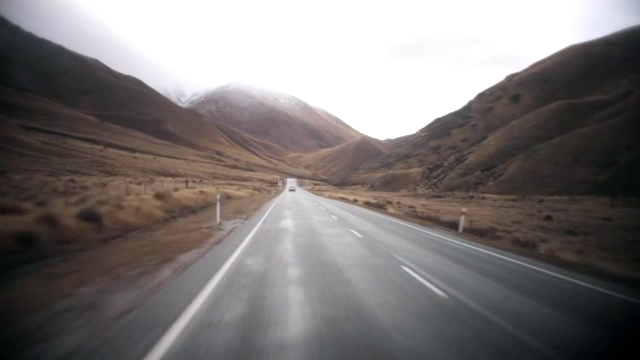
#> input picture frame 23 of lane_detection_video.mp4, 640 x 360 px, given in place of the camera
$ jupyter execute Algo.ipynb   (text cells are left out)
#> lines starting #> are read from the running program, lines starting #| are printed output that depends on the picture
[cell 1]
import numpy as np
import pandas as pd
import cv2

[cell 2]
cap = cv2.VideoCapture(0)

print(cap.read())

while cap.read():
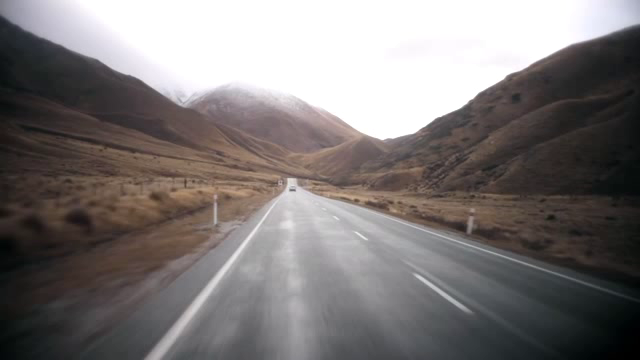
#> input picture frame 24 of lane_detection_video.mp4, 640 x 360 px, given in place of the camera
    res , frame = cap.read()
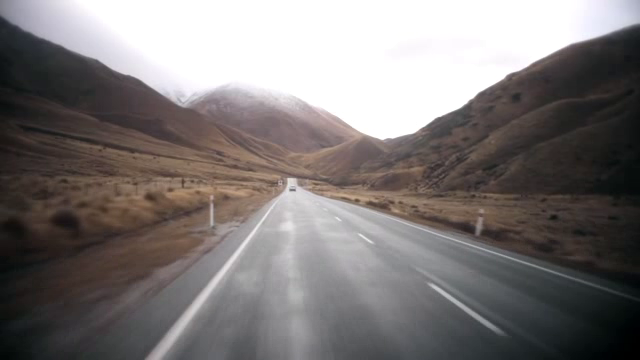
#> input picture frame 25 of lane_detection_video.mp4, 640 x 360 px, given in place of the camera
#> frame is the input picture: shape (360, 640, 3); mean B, G, R 118.8, 119.6, 124.6
    if res == True:
        frame = cv2.imshow('video',frame)
        if cv2.waitKey(1) & 0xFF  == ord('q'):
#> (key q is pressed here)
            break
    else:
        break
cap.release()
cv2.destroyAllWindows()

[cell 3]
def individual_frame(image_frame):
    sol = cv2.cvtColor(image_frame,cv2.COLOR_BGR2GRAY)
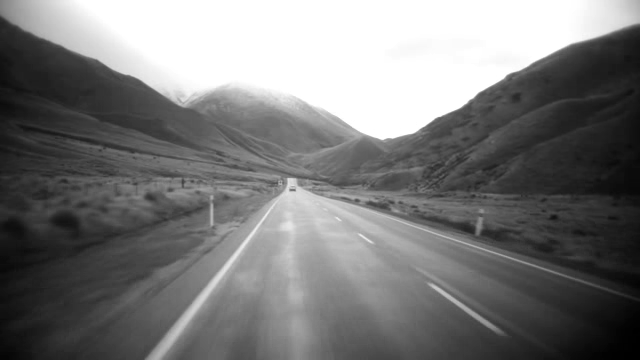
#> sol: shape (360, 640); min 0, max 255, mean 121
    #return sol
    edge = cv2.Canny(sol , 100,120)
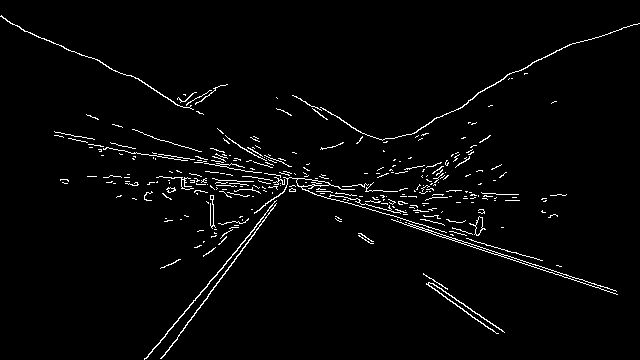
#> edge: shape (360, 640); 2.6% white in thin lines or dots

    return edge


cap = cv2.VideoCapture('./lane_detection_video.mp4')

print(cap.read())

while cap.read():
    res , frame = cap.read()
    if res == True:
        greyscale = individual_frame(frame)
        cv2.imshow("grey",greyscale)
        #if cv2.waitKey(1) & 0xFF  == ord('q'):
            #break
        cv2.waitKey(100)
    else:
        break
cap.release()
cv2.destroyAllWindows()

$ run again, starting later in the video
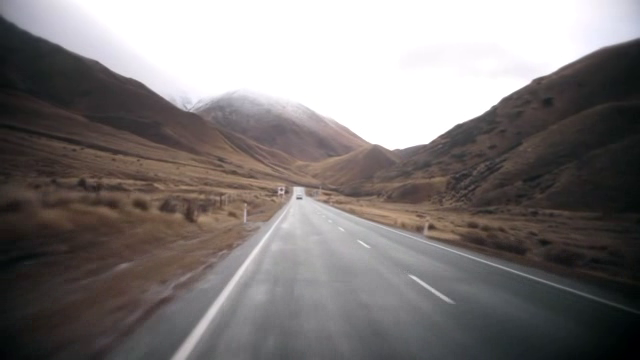
#> input picture frame 107 of lane_detection_video.mp4, 640 x 360 px, given in place of the camera
#> in individual_frame, `edge = cv2.Canny(sol , 100,120)`:
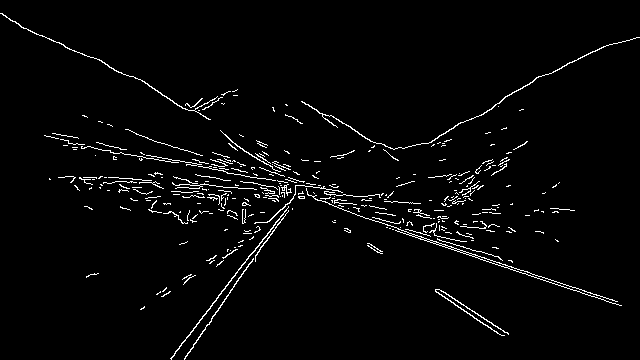
#> edge: shape (360, 640); 2.7% white in thin lines or dots
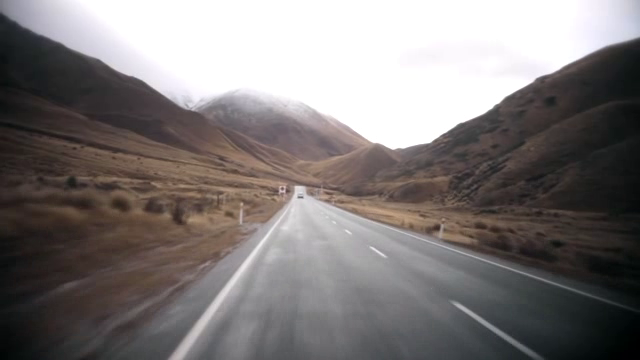
#> input picture frame 110 of lane_detection_video.mp4, 640 x 360 px

$ run again, starting later in the video
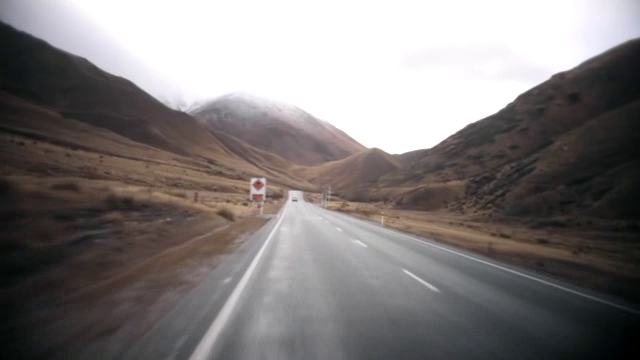
#> input picture frame 190 of lane_detection_video.mp4, 640 x 360 px, given in place of the camera
#> in individual_frame, `edge = cv2.Canny(sol , 100,120)`:
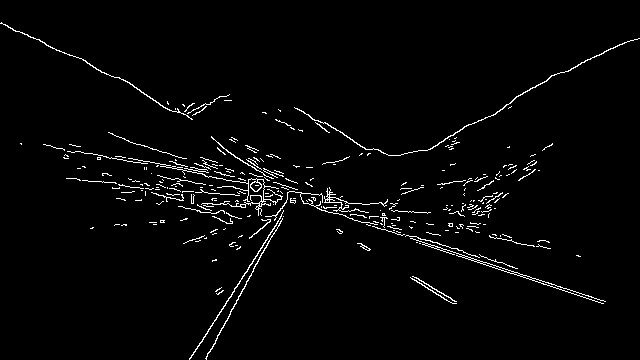
#> edge: shape (360, 640); 2.5% white in thin lines or dots
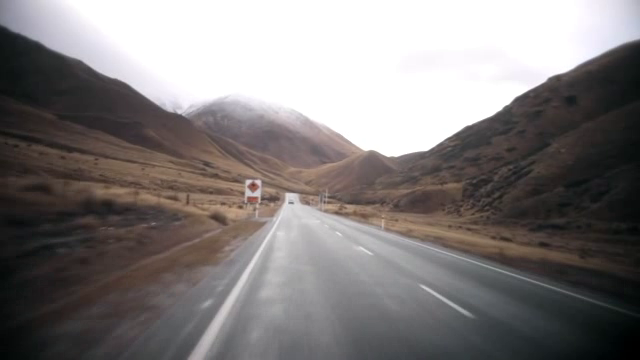
#> input picture frame 193 of lane_detection_video.mp4, 640 x 360 px
